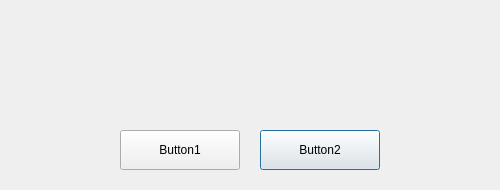
<?xml version="1.0" encoding="UTF-8"?>
<ui version="4.0">
 <class>MsgBoxDialog</class>
 <widget class="QDialog" name="MsgBoxDialog">
  <property name="geometry">
   <rect>
    <x>0</x>
    <y>0</y>
    <width>500</width>
    <height>190</height>
   </rect>
  </property>
  <property name="windowTitle">
   <string>MsgBoxDialog</string>
  </property>
  <widget class="QPushButton" name="pbButton2">
   <property name="geometry">
    <rect>
     <x>260</x>
     <y>130</y>
     <width>120</width>
     <height>40</height>
    </rect>
   </property>
   <property name="text">
    <string>Button2</string>
   </property>
  </widget>
  <widget class="QPushButton" name="pbButton1">
   <property name="geometry">
    <rect>
     <x>120</x>
     <y>130</y>
     <width>120</width>
     <height>40</height>
    </rect>
   </property>
   <property name="text">
    <string>Button1</string>
   </property>
  </widget>
  <widget class="QTextEdit" name="teMessage">
   <property name="enabled">
    <bool>false</bool>
   </property>
   <property name="geometry">
    <rect>
     <x>30</x>
     <y>30</y>
     <width>440</width>
     <height>80</height>
    </rect>
   </property>
   <property name="frameShape">
    <enum>QFrame::NoFrame</enum>
   </property>
   <property name="readOnly">
    <bool>true</bool>
   </property>
  </widget>
 </widget>
 <layoutdefault spacing="6" margin="11"/>
 <resources/>
 <connections/>
</ui>
